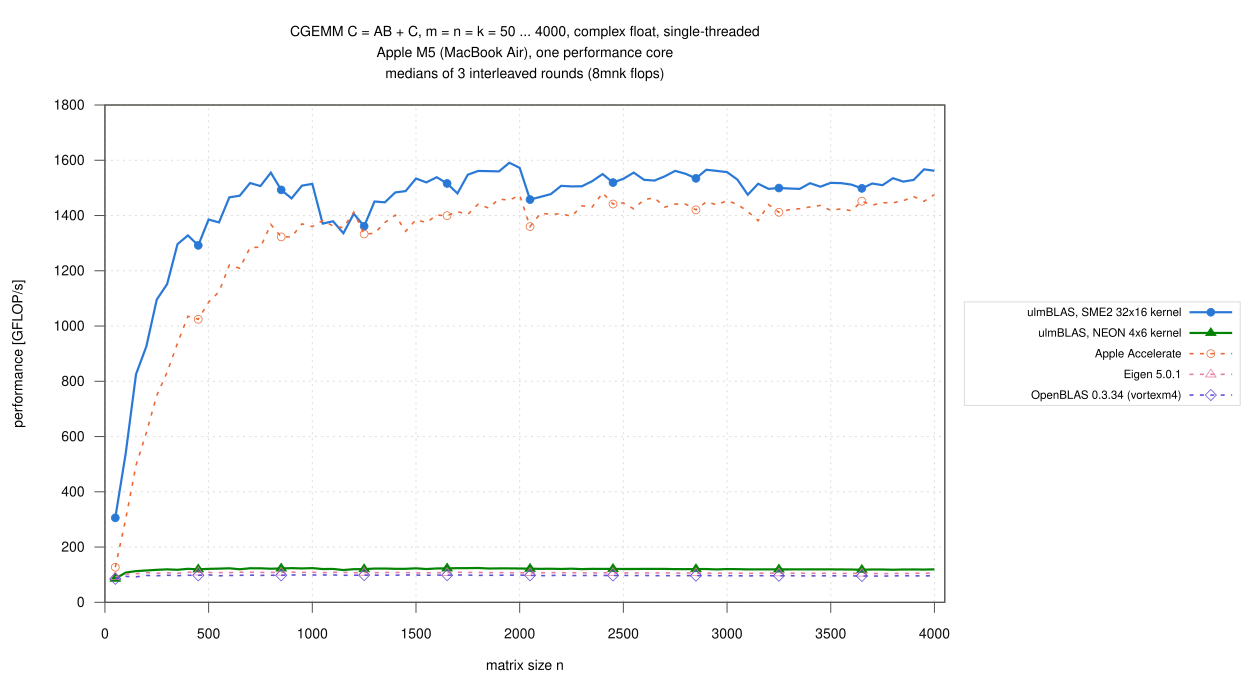

Write gnuplot code to recreate this figure.
load "_style.gp"
set terminal svg size 1250,680 dynamic enhanced font "Helvetica,14" background rgb "white"
set output "cgemm_full.svg"
set title "CGEMM C = AB + C, m = n = k = 50 ... 4000, complex float, single-threaded\n".CPU."\nmedians of 3 interleaved rounds (8mnk flops)" font ",14"
set xlabel "matrix size n"
set ylabel "performance [GFLOP/s]"
set xrange [0:4050]
set xtics 500
set yrange [0:1800]
set ytics 200
set key outside right center vertical font ",11.5" spacing 1.2 width 1 box lc rgb "#dcdcdc"
plot for [i=1:|V|] D."gemm.csv" using "n":V[i] with linespoints \
         lc rgb C[i] lw (K[i] ? 2.2 : 1.6) dt (K[i] ? 1 : 2) pt P[i] pi 8 ps 0.75 title T[i]
